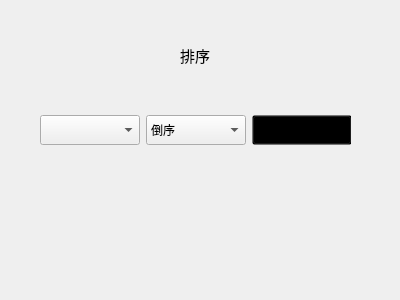
<?xml version="1.0" encoding="UTF-8"?>
<ui version="4.0">
 <class>sortwindow</class>
 <widget class="QMainWindow" name="sortwindow">
  <property name="geometry">
   <rect>
    <x>0</x>
    <y>0</y>
    <width>400</width>
    <height>300</height>
   </rect>
  </property>
  <property name="windowTitle">
   <string>sortwindow</string>
  </property>
  <property name="styleSheet">
   <string notr="true">
background-image: url(:/icon/sortwindow.webp);</string>
  </property>
  <widget class="QWidget" name="centralwidget">
   <widget class="QLabel" name="label">
    <property name="geometry">
     <rect>
      <x>180</x>
      <y>40</y>
      <width>41</width>
      <height>31</height>
     </rect>
    </property>
    <property name="font">
     <font>
      <family>Arial</family>
      <pointsize>11</pointsize>
     </font>
    </property>
    <property name="text">
     <string>排序</string>
    </property>
   </widget>
   <widget class="QWidget" name="horizontalLayoutWidget">
    <property name="geometry">
     <rect>
      <x>40</x>
      <y>90</y>
      <width>311</width>
      <height>80</height>
     </rect>
    </property>
    <layout class="QHBoxLayout" name="horizontalLayout">
     <item>
      <widget class="QComboBox" name="comboBox_2">
       <property name="minimumSize">
        <size>
         <width>100</width>
         <height>30</height>
        </size>
       </property>
       <property name="maximumSize">
        <size>
         <width>100</width>
         <height>30</height>
        </size>
       </property>
      </widget>
     </item>
     <item>
      <widget class="QComboBox" name="comboBox">
       <property name="minimumSize">
        <size>
         <width>100</width>
         <height>30</height>
        </size>
       </property>
       <property name="maximumSize">
        <size>
         <width>100</width>
         <height>30</height>
        </size>
       </property>
       <item>
        <property name="text">
         <string>倒序</string>
        </property>
       </item>
       <item>
        <property name="text">
         <string>正序</string>
        </property>
       </item>
      </widget>
     </item>
     <item>
      <widget class="QPushButton" name="pushButton">
       <property name="minimumSize">
        <size>
         <width>100</width>
         <height>30</height>
        </size>
       </property>
       <property name="maximumSize">
        <size>
         <width>100</width>
         <height>30</height>
        </size>
       </property>
       <property name="styleSheet">
        <string notr="true">background-color:transparent;</string>
       </property>
       <property name="text">
        <string>点击排序</string>
       </property>
      </widget>
     </item>
    </layout>
   </widget>
  </widget>
 </widget>
 <resources>
  <include location="../../assets/takeatry.qrc"/>
 </resources>
 <connections/>
</ui>
